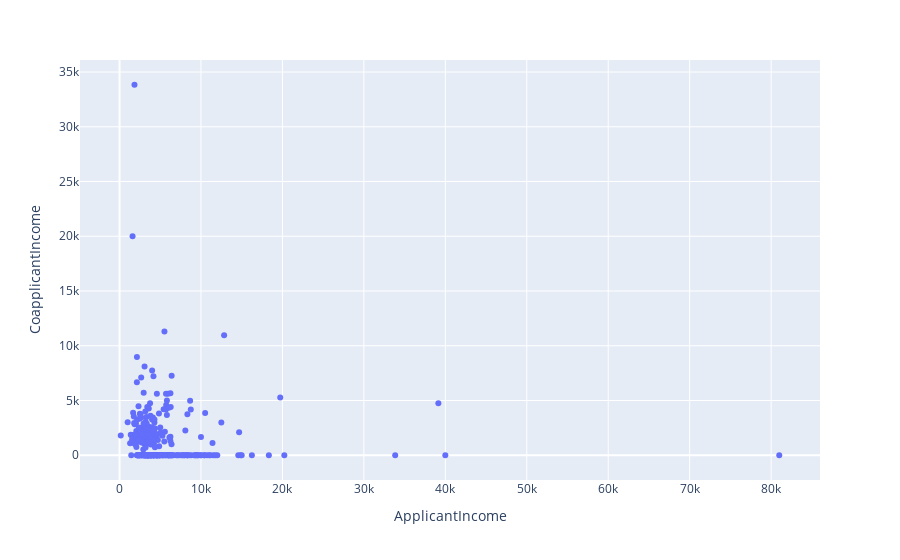

The cell this chart's notebook holds for it:
### Markdown cell above
### scatter chart (bubble chart)

correlation between 2 real-values

### Code cell
pe.scatter(      
    data_frame=df,
    x =  "ApplicantIncome",
    y = "CoapplicantIncome"
)

### Figure 1 — Plotly figure (JSON) as saved in the notebook; plotly's stock layout.template omitted (floating-point values rounded to 4 significant figures; data arrays with more than 128 entries replaced by an {"elided": "..."} marker saying what was removed)
{"data": [{"hovertemplate": "ApplicantIncome=%{x}<br>CoapplicantIncome=%{y}<extra></extra>", "legendgroup": "", "marker": {"color": "#636efa", "symbol": "circle"}, "mode": "markers", "name": "", "orientation": "v", "showlegend": false, "type": "scatter", "x": {"elided": "298 int values"}, "xaxis": "x", "y": {"elided": "298 int values"}, "yaxis": "y"}], "layout": {"legend": {"tracegroupgap": 0}, "margin": {"t": 60}, "xaxis": {"anchor": "y", "domain": [0, 1], "title": {"text": "ApplicantIncome"}}, "yaxis": {"anchor": "x", "domain": [0, 1], "title": {"text": "CoapplicantIncome"}}}}
